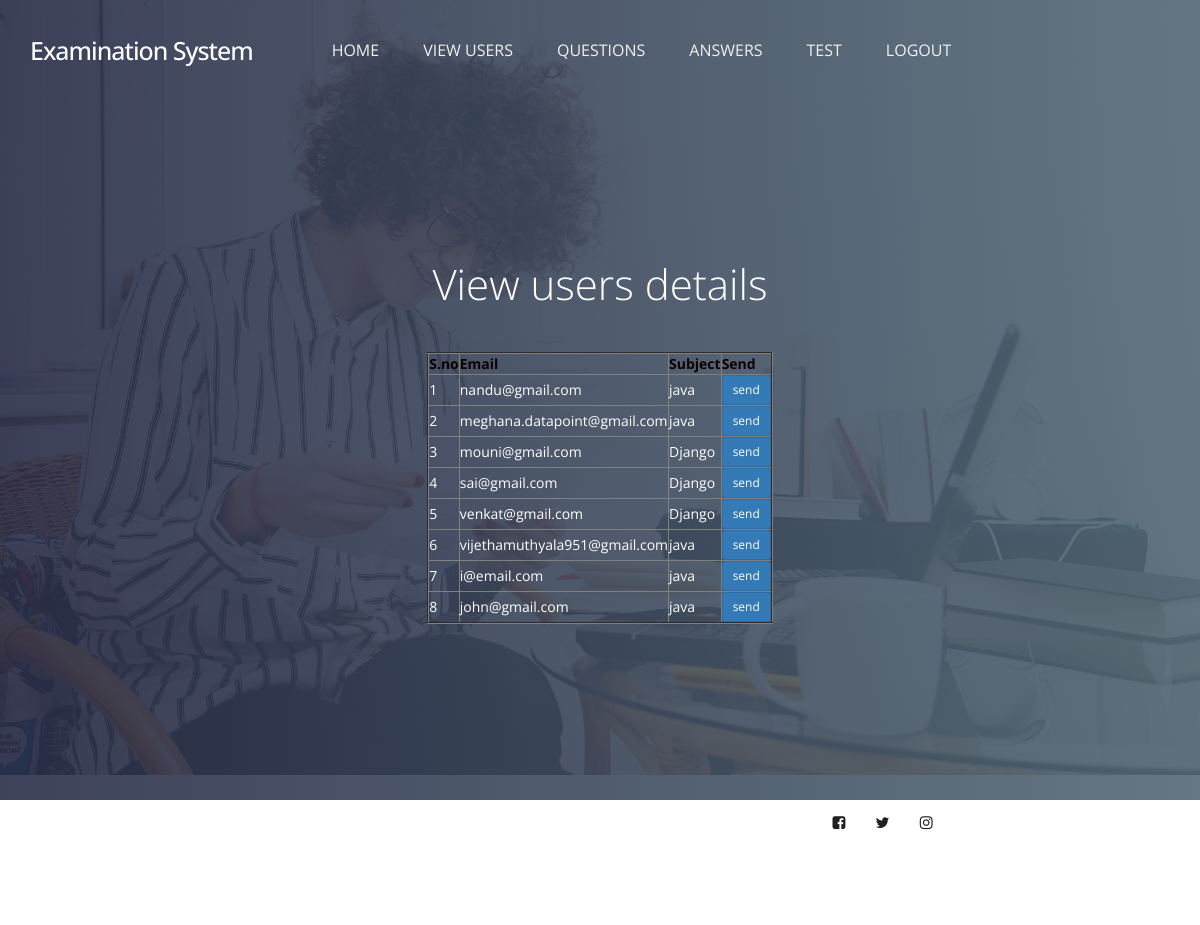
Page /userresult/ on the committed database.
### user/models.py (models this page shows, shortened)
class UserTestModel(models.Model):
    subject = models.CharField(max_length=50, default="", editable=True)
    email = models.CharField(max_length=500, default="", editable=True, unique=True)
    question1 = models.CharField(max_length=500, default="", editable=True)
    answer1 = models.CharField(max_length=500, default="", editable=True)
    question2 = models.CharField(max_length=500, default="", editable=True)
    answer2 = models.CharField(max_length=500, default="", editable=True)
    question3 = models.CharField(max_length=500, default="", editable=True)
    answer3 = models.CharField(max_length=500, default="", editable=True)
    question4 = models.CharField(max_length=500, default="", editable=True)
    answer4 = models.CharField(max_length=500, default="", editable=True)
    question5 = models.CharField(max_length=500, default="", editable=True)
    answer5 = models.CharField(max_length=500, default="", editable=True)
    question6 = models.CharField(max_length=500, default="", editable=True)
    answer6 = models.CharField(max_length=500, default="", editable=True)
    question7 = models.CharField(max_length=500, default="", editable=True)
    answer7 = models.CharField(max_length=500, default="", editable=True)
    question8 = models.CharField(max_length=500, default="", editable=True)
    answer8 = models.CharField(max_length=500, default="", editable=True)
    question9 = models.CharField(max_length=500, default="", editable=True)
    answer9 = models.CharField(max_length=500, default="", editable=True)
    question10 = models.CharField(max_length=500, default="", editable=True)
    answer10 = models.CharField(max_length=500, default="", editable=True)
    class Meta:
        db_table="UserTestTable"

### examination/views.py (the view)
# urls.py: path('userresult/', examination.userresult, name='userresult'),
def userresult(request):
    object = UserTestModel.objects.all()
    return render(request, "examination/examdata.html", {"object": object})

### assets/templates/examination/examdata.html
{% extends 'examinationbase.html' %}
{% load static %}
{% block contents %}
<section id="home" data-stellar-background-ratio="0.5">
          <div class="overlay"></div>
          <div class="container">
               <div class="row">
                    <div class="col-md-offset-3 col-md-6 col-sm-12">
                         <div class="home-info">
                              <h1 style="color:white">View users details </h1>
                            <center><table border="2px solid blue" align="center">
                                  <tr><th style="color:rgb(15, 1, 1)">S.no</th>
                                    <th style="color:rgb(15, 1, 1)">Email</th>
                                    <th style="color:rgb(15, 1, 1)">Subject</th>
                                    <th style="color:rgb(15, 1, 1)">Send</th>
                                  </tr>
                              {% for x in object %}
                                  <tr style="color:white">
                                    <td>{{forloop.counter}}</td>
                                    <td>{{x.email}}</td>
                                    <td>{{x.subject}}</td>
                                      <td style="color:brown"><a href="/examresult/?pid={{ x.id }}&email={{x.email}}&subject={{x.subject}}" class="btn btn-primary btn-sm">send</a></td>
                                    </tr>
                                     {% endfor %}
                            </table></center>
                         </div>
                    </div>
               </div>
          </div>
     </section>
{% endblock %}

### assets/static/css/tooplate-style.css (style rules this page uses)
body { font-family: 'Open Sans', sans-serif; overflow-x: hidden; background: #f9f9f9; }
h1,h2,h3,h4,h5,h6 { font-weight: 300; line-height: normal; }
h1 { font-size: 3em; }
html { -webkit-font-smoothing: antialiased; }
a { color: #202020; text-decoration: none !important; }
a, input, button, .form-control { -webkit-transition: 0.5s; transition: 0.5s; }
section { position: relative; padding: 100px 0; }
.overlay { background: #536976; background: -webkit-linear-gradient(to right, #292E49, #536976); background: linear-gradient(to right, #292E49, #536976); opacity: 0.9; position: absolute; top: 0; right: 0; bottom: 0; left: 0; width: 100%; height: 100%; }
#home { background: url('../images/home-bg.jpg') no-repeat center center; background-size: cover; vertical-align: middle; display: -webkit-box; display: -webkit-flex; display: -ms-flexbox; display: flex; -webkit-box-align: center; -webkit-align-items: center; -ms-flex-align: center; align-items: center; min-height: 100vh; position: relative; padding-top: 12em; text-align: center; }
#home h1 { color: #ffffff; margin-top: 10px; margin-bottom: 40px; }
.home-info { margin-top: 7em; }
@media only screen and (max-width: 1200px) { .home-info { margin-top: 0; } }

### rows in the picture
UserTestModel: email "nandu@gmail.com", subject "java"
UserTestModel: email "meghana.datapoint@gmail.com", subject "java"
UserTestModel: email "mouni@gmail.com", subject "Django"
UserTestModel: email "sai@gmail.com", subject "Django"
UserTestModel: email "venkat@gmail.com", subject "Django"
UserTestModel: email "vijethamuthyala951@gmail.com", subject "java"
UserTestModel: email "i@email.com", subject "java"
UserTestModel: email "john@gmail.com", subject "java"
